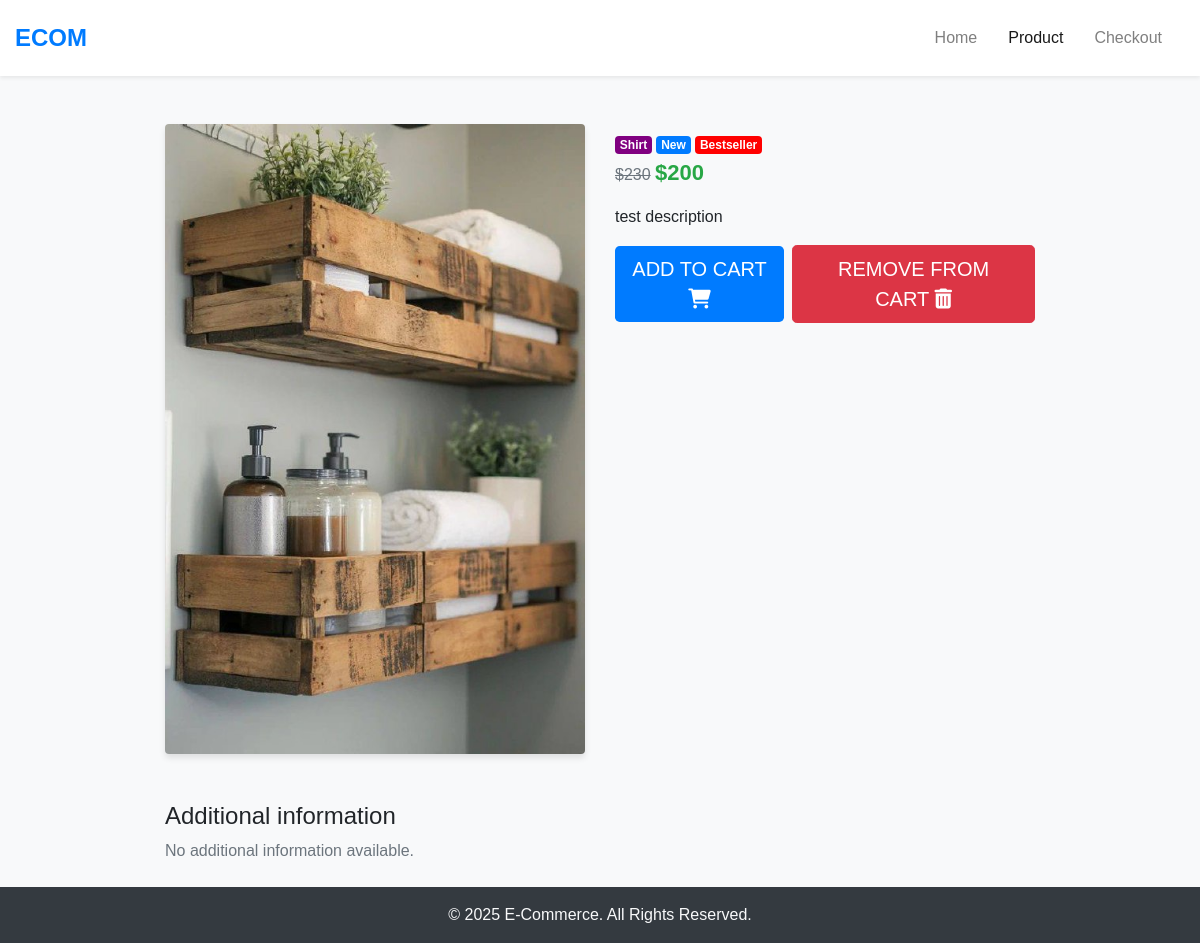
Screenshot of /product/item-1/ with the database file from the repository.
### catalog/models.py (models this page shows, shortened)
class Item(models.Model):
    title = models.CharField(max_length=100)
    price = models.IntegerField()
    discount_price = models.IntegerField(blank=True, null=True)
    slug = models.SlugField(unique=True)
    status = models.CharField(max_length=200)
    category = models.CharField(choices=CATEGORY_CHOICES, max_length=2)
    label = models.CharField(choices=LABEL_CHOICES, max_length=1)
    description = models.TextField()
    image = models.ImageField(default='default.jpg', upload_to='static/images')
    def get_remove_from_cart_url(self):
        return reverse('remove_from_cart', kwargs={'slug': self.slug})

### catalog/views.py (the view)
# urls.py: path('product/<slug:slug>/', ProductDetail.as_view(), name='product_detail'),
class ProductDetail(DetailView):
    model = Item
    template_name = 'product.html'

### catalog/templates/product.html (shortened to what this page needs)
{% load static %}
<!DOCTYPE html>
<html lang="en">
<head>
    <link rel="stylesheet" href="https://cdnjs.cloudflare.com/ajax/libs/bootstrap/4.6.0/css/bootstrap.min.css">
    <link rel="stylesheet" href="{% static 'catalog/css/style.css' %}">
    <link rel="stylesheet" href="https://cdnjs.cloudflare.com/ajax/libs/font-awesome/6.0.0/css/all.min.css">
</head>
<body>
    <nav class="navbar navbar-expand-lg navbar-light bg-white shadow-sm">
        <a class="navbar-brand text-primary font-weight-bold" href="{% url 'homepage' %}">ECOM</a>
        <div class="collapse navbar-collapse" id="navbarNav">
            <ul class="navbar-nav ml-auto">
                <li class="nav-item"><a class="nav-link" href="{% url 'homepage' %}">Home</a></li>
                <li class="nav-item"><a class="nav-link active" href="{% url 'product_detail' object.slug %}">Product</a></li>
                <li class="nav-item"><a class="nav-link" href="{% url 'checkout' %}">Checkout</a></li>
            </ul>
        </div>
    </nav>
    <div class="container mt-5">
        <div class="row">
            <div class="col-md-6">
                {% if object.image %}
                    <img src="{{ object.image.url }}" class="img-fluid rounded" alt="{{ object.name }}">
                {% else %}
                    <img src="{% static 'catalog/images/default-product.jpg' %}" class="img-fluid rounded" alt="No Image Available">
                {% endif %}
            </div>
            <div class="col-md-6">
                {% if object.get_category_display %}
                    <span class="badge badge-purple">{{ object.get_category_display }}</span>
                {% endif %}
                <span class="badge badge-primary">New</span>
                <span class="badge badge-danger">Bestseller</span>
                {% if object.discount_price %}
                    <p class="card-text">
                        <del class="text-muted">${{ object.price }}</del>
                        <strong class="text-success">${{ object.discount_price }}</strong>
                    </p>
                {% else %}
                    <p class="card-text"><strong class="text-dark">${{ object.price }}</strong></p>
                {% endif %}
                <p class="mt-3">{{ object.description }}</p>
                <div class="d-flex align-items-center mt-3">
                    <button id="add-to-cart-btn" class="btn btn-primary btn-lg" data-url="{% url 'add_to_cart' object.slug %}">
                        ADD TO CART <i class="fas fa-shopping-cart"></i>
                    </button>
                    <a href="{{ object.get_remove_from_cart_url }}" class="btn btn-danger btn-lg ml-2">
                        REMOVE FROM CART <i class="fas fa-trash-alt"></i>
                    </a>
                </div>
            </div>
        </div>
    </div>
    <div class="container mt-5">
        <h4>Additional information</h4>
        <p class="text-muted">
            {{ object.additional_info|default:"No additional information available." }}
        </p>
    </div>
    <footer class="text-center p-3 mt-4 bg-dark text-light">
        &copy; 2025 E-Commerce. All Rights Reserved.
    </footer>
</body>
</html>

### catalog/static/css/style.css (style rules this page uses)
body { font-family: 'Arial', sans-serif; background-color: #f8f9fa; }
.navbar { padding: 15px; }
.navbar-brand { font-size: 24px; font-weight: bold; }
.navbar-nav .nav-link { font-size: 16px; margin-right: 15px; }
.card-text { font-size: 16px; color: #28a745; }
.btn-primary { background: #007bff; border: none; padding: 8px 12px; }
footer { margin-top: 20px; }
.badge-purple { background-color: purple; color: white; }
.badge-primary { background-color: #007bff; color: white; }
.badge-danger { background-color: red; color: white; }
.text-success { font-size: 22px; font-weight: bold; }
.img-fluid { border-radius: 10px; box-shadow: 0 4px 6px rgba(0, 0, 0, 0.1); }
body { background-color: #f8f9fa; }
.container { max-width: 900px; }
.navbar-brand { font-weight: bold; }
.btn-primary { background-color: #007bff; border: none; }

### rows the page displays
Item: image (picture), category "Shirt", price "230", discount_price "200", description "test description"

### other values shown
{{ object.additional_info|default:"No additional information available." }} "No additional information available."
